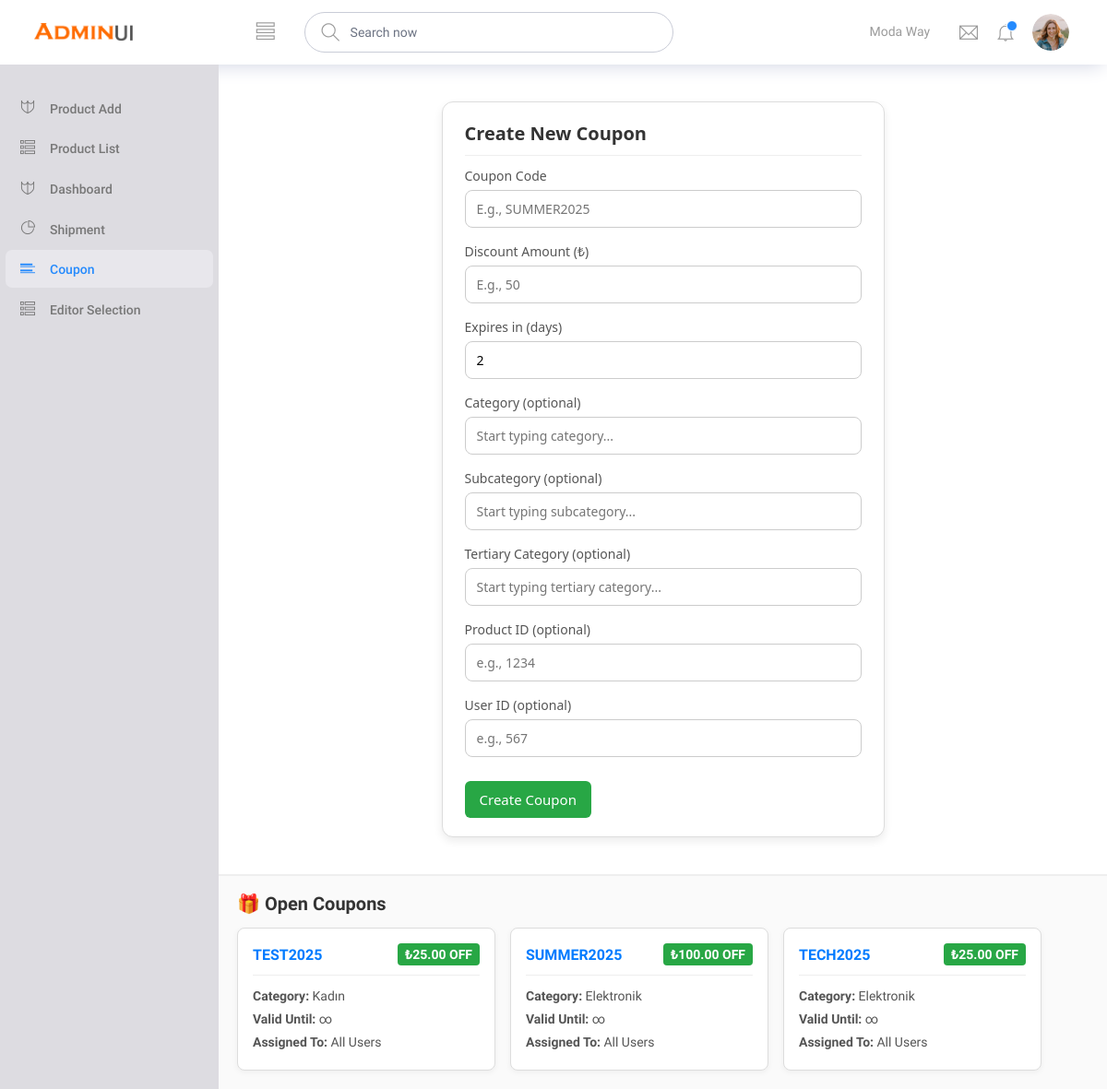
Screenshot of /MysqlPhpProject/coupon.php (signed in) with the database file from the repository.
### tables this page shows
CREATE TABLE `coupons_tb` (
  `coupon_id` int NOT NULL AUTO_INCREMENT,
  `coupon_code` varchar(50) NOT NULL,
  `discount_amount` decimal(10,2) NOT NULL,
  `applies_to_all_products` tinyint(1) DEFAULT '0',
  `start_date` date NOT NULL,
  `end_date` date DEFAULT NULL,
  PRIMARY KEY (`coupon_id`),
  UNIQUE KEY `coupon_code` (`coupon_code`)
);

### MysqlPhpProject/coupon.php (the view, shortened to what this page needs)
<?php
include 'header.php';
?>
<div class="coupon-container">
    <div class="coupon-card">
        <div class="coupon-header">Create New Coupon</div>
        <div class="coupon-body">
            <div class="coupon-group">
                <label for="coupon-code">Coupon Code</label>
                <input type="text" id="coupon-code" class="coupon-input" placeholder="E.g., SUMMER2025">
            </div>
            <div class="coupon-group">
                <label for="coupon-discount">Discount Amount (₺)</label>
                <input type="number" id="coupon-discount" class="coupon-input" placeholder="E.g., 50" step="0.01">
            </div>
            <div class="coupon-group">
                <label for="coupon-expiration">Expires in (days)</label>
                <input type="number" id="coupon-expiration" class="coupon-input" placeholder="E.g., 2" min="1"
                    value="2">
            </div>
            <div class="coupon-group autocomplete-wrapper">
                <label for="coupon-category">Category (optional)</label>
                <input type="text" id="coupon-category" class="category-main-input coupon-input category1-input"
                    placeholder="Start typing category..." autocomplete="off">
            </div>
            <div class="coupon-group autocomplete-wrapper">
                <label for="coupon-subcategory">Subcategory (optional)</label>
                <input type="text" id="coupon-subcategory" class="coupon-input category-sub-input"
                    placeholder="Start typing subcategory..." autocomplete="off">
            </div>
            <div class="coupon-group autocomplete-wrapper">
                <label for="coupon-tertiary">Tertiary Category (optional)</label>
                <input type="text" id="coupon-tertiary" class="coupon-input category-ter-input"
                    placeholder="Start typing tertiary category..." autocomplete="off">
            </div>
            <div class="coupon-group">
                <label for="coupon-product">Product ID (optional)</label>
                <input type="number" id="coupon-product" class="coupon-input" placeholder="e.g., 1234">
            </div>
            <div class="coupon-group">
                <label for="coupon-user">User ID (optional)</label>
                <input type="number" id="coupon-user" class="coupon-input" placeholder="e.g., 567">
            </div>
            <button class="coupon-submit" id="create-coupon-btn">Create Coupon</button>
        </div>
    </div>
</div>
<?php
$openCoupons = [];
try {
    require_once __DIR__ . '/db.php';
    $stmt = $pdo->prepare("CALL coupon_show_opens()");
    $stmt->execute();
    $openCoupons = $stmt->fetchAll(PDO::FETCH_ASSOC);
} catch (PDOException $e) {
    error_log("❌ Error fetching open coupons: " . $e->getMessage());
}
?>
<div class="coupon-list-section">
    <h2 class="coupon-list-title">🎁 Open Coupons</h2>
    <div class="coupon-list">
        <?php if (!empty($openCoupons)): ?>
            <?php foreach ($openCoupons as $coupon): ?>
                <div class="coupon-card-list">
                    <div class="coupon-header">
                        <span class="coupon-code"><?php echo htmlspecialchars($coupon['coupon_code']); ?></span>
                        <span class="coupon-amount">₺<?php echo number_format($coupon['discount_amount'], 2); ?> OFF</span>
                    </div>
                    <div class="coupon-details">
                        <?php if (!empty($coupon['target_type']) && !empty($coupon['target_name'])): ?>
                            <p><strong><?php echo ucfirst($coupon['target_type']); ?>:</strong>
                                <?php echo htmlspecialchars($coupon['target_name']); ?></p>
                        <?php endif; ?>
                        <p><strong>Valid Until:</strong>
                            <?php echo $coupon['end_date'] ?? '∞'; ?></p>
                        <p><strong>Assigned To:</strong>
                            <?php echo !empty($coupon['user_id']) ? 'User #' . $coupon['user_id'] : 'All Users'; ?></p>
                    </div>
                </div>
            <?php endforeach; ?>
        <?php else: ?>
            <p>No open coupons available.</p>
        <?php endif; ?>
    </div>
</div>
<?php include 'footer.php'; ?>

### MysqlPhpProject/css/coupon.css (style rules this page uses)
.coupon-container { display: flex; justify-content: center; margin-top: 40px; }
.coupon-card { width: 100%; max-width: 480px; background-color: #fff; border: 1px solid #ddd; border-radius: 12px; box-shadow: 0 4px 10px rgba(0,0,0,0.08); padding: 20px 24px; font-family: 'Segoe UI', sans-serif; }
.coupon-header { font-size: 20px; font-weight: bold; margin-bottom: 18px; color: #333; border-bottom: 1px solid #eee; padding-bottom: 10px; }
.coupon-group { margin-bottom: 16px; }
.coupon-group label { display: block; font-size: 14px; margin-bottom: 6px; color: #555; }
.coupon-input { width: 100%; padding: 10px 12px; font-size: 14px; border: 1px solid #ccc; border-radius: 8px; transition: border-color 0.2s ease-in-out; }
.coupon-submit { display: inline-block; padding: 10px 16px; background-color: #28a745; color: #fff; font-size: 15px; border: none; border-radius: 6px; cursor: pointer; transition: background-color 0.3s; margin-top: 10px; }
.coupon-input[type="number"] { -moz-appearance: textfield; }
.coupon-list-section { margin-top: 40px; padding: 20px; border-top: 2px solid #eee; background-color: #fafafa; }
.coupon-list-title { font-size: 20px; font-weight: 600; margin-bottom: 16px; color: #333; }
.coupon-list { display: flex; flex-wrap: wrap; gap: 16px; }
.coupon-card-list { background-color: white; border: 1px solid #ddd; border-radius: 8px; width: 280px; padding: 16px; box-shadow: 0 2px 6px rgba(0,0,0,0.05); transition: box-shadow 0.2s ease; }
.coupon-header { display: flex; justify-content: space-between; align-items: center; margin-bottom: 12px; }
.coupon-code { font-weight: 600; color: #007bff; font-size: 16px; }
.coupon-amount { background-color: #28a745; color: white; padding: 4px 8px; font-size: 14px; border-radius: 4px; }
.coupon-details p { margin: 4px 0; font-size: 14px; color: #555; }
.autocomplete-wrapper { position: relative; }

### rows the page displays
coupons_tb: coupon_code "TEST2025", discount_amount "25.00", target_type "Category", target_name "Kadın", end_date "∞"
coupons_tb: coupon_code "SUMMER2025", discount_amount "100.00", target_type "Category", target_name "Elektronik", end_date "∞"
coupons_tb: coupon_code "TECH2025", discount_amount "25.00", target_type "Category", target_name "Elektronik", end_date "∞"

### other values shown
$_SESSION['admin_company_name'] "Moda Way"
